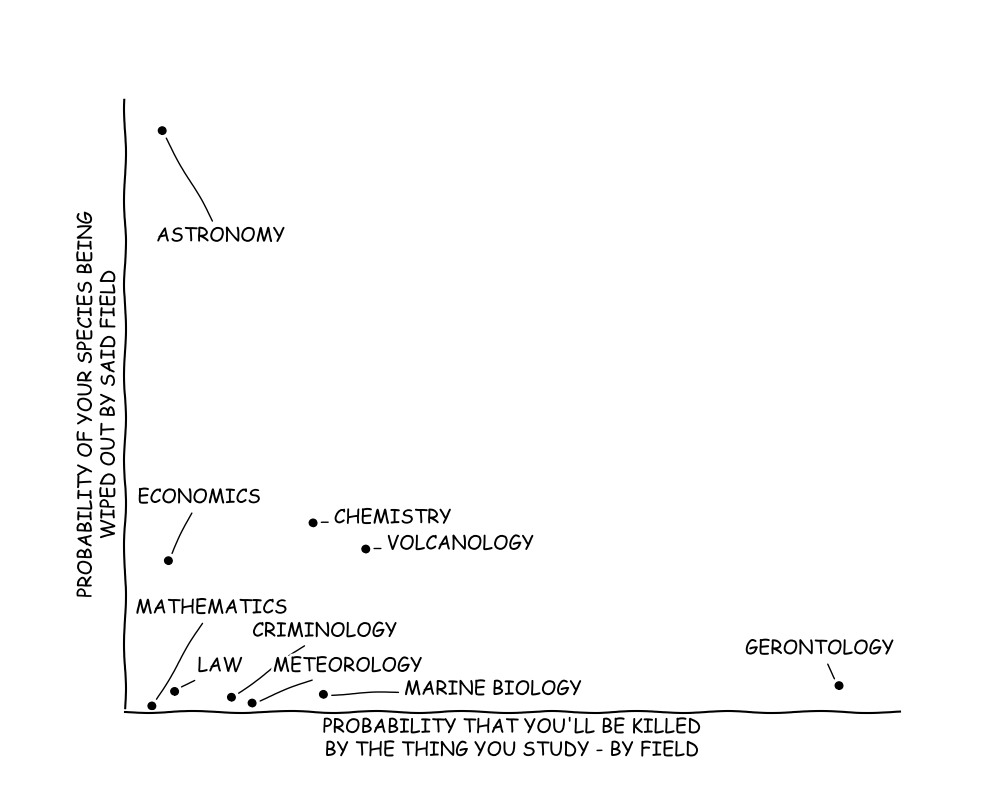

Generate this figure with Python:
from matplotlib import pyplot as plt
import numpy as np

plt.xkcd()

data = np.array([
    [26, 0],
    [36, 990],
    [42, 250],
    [48, 25],
    [103, 15],
    [123, 5],
    [182, 315],
    [192, 20],
    [233, 270],
    [691, 35]
])

fields = [
    "MATHEMATICS",
    "ASTRONOMY",
    "ECONOMICS",
    "LAW",
    "CRIMINOLOGY",
    "METEOROLOGY",
    "CHEMISTRY",
    "MARINE BIOLOGY",
    "VOLCANOLOGY",
    "GERONTOLOGY",
]

xytexts = np.array([
    [10,  160],
    [30, 800],
    [12, 350],
    [70, 60],
    [123,  120],
    [143,   60],
    [202, 315],
    [270,  20],
    [253, 270],
    [600,  90]
])


fig = plt.figure(figsize=(10, 8))
ax = fig.add_subplot(1, 1, 1)

ax.spines['right'].set_color('none')
ax.spines['top'].set_color('none')
plt.xticks([])
plt.yticks([])

ax.set_xlim([0, 750])
ax.set_ylim([-10, 1050])

plt.xlabel("PROBABILITY THAT YOU'LL BE KILLED\nBY THE THING YOU STUDY - BY FIELD")
plt.ylabel("PROBABILITY OF YOUR SPECIES BEING\nWIPED OUT BY SAID FIELD")

for field, xytext, xy in zip(fields, xytexts, data):
    plt.annotate(field, xy=xy, arrowprops=dict(arrowstyle='-', shrinkB=6), xytext=xytext)

plt.plot(data[:, 0], data[:, 1], linestyle="", marker=".", color="k", markersize=10)


plt.show()
